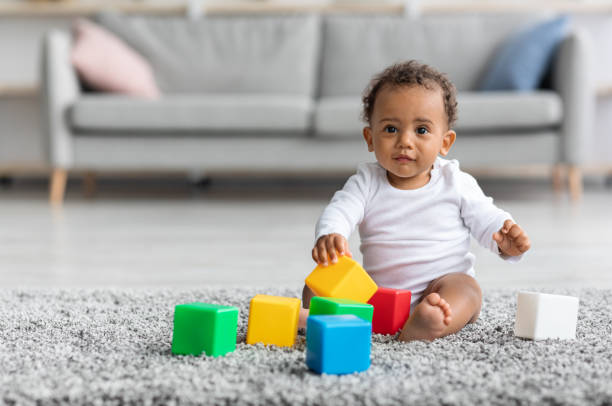
#> input picture Lab_7/Codes/baby2.jpg, 612 x 406 px
$ python Open_Closed.py
#> lines starting #> are read from the running program, lines starting #| are printed output that depends on the picture
import cv2
import numpy as np
import matplotlib.pyplot as plt

# Load the image
original_image_rgb = cv2.imread('baby2.jpg')
#> original_image_rgb is the input picture: shape (406, 612, 3); mean B, G, R 166.9, 172.3, 172.7
# Convert the image from BGR (OpenCV format) to RGB (matplotlib format)
original_image_rgb = cv2.cvtColor(original_image_rgb, cv2.COLOR_BGR2RGB)

# Define the structuring element (disk-shaped)
se = cv2.getStructuringElement(cv2.MORPH_ELLIPSE, (5, 5))

# Perform Opening and Closing on each channel
opened_image = np.zeros_like(original_image_rgb)
closed_image = np.zeros_like(original_image_rgb)
for channel in range(3):
    opened_image[:, :, channel] = cv2.morphologyEx(original_image_rgb[:, :, channel], cv2.MORPH_OPEN, se)
    closed_image[:, :, channel] = cv2.morphologyEx(original_image_rgb[:, :, channel], cv2.MORPH_CLOSE, se)
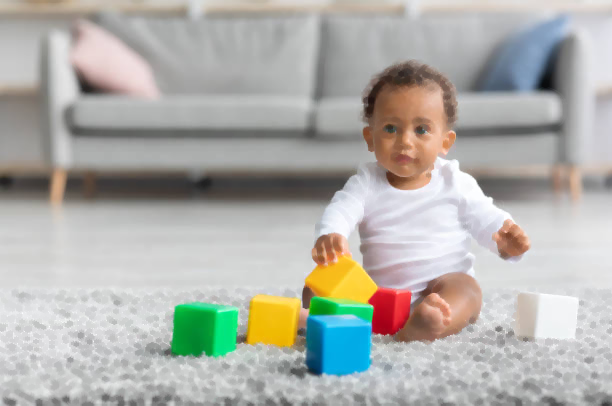
#> closed_image: shape (406, 612, 3); mean R, G, B 175.9, 175.6, 170.2
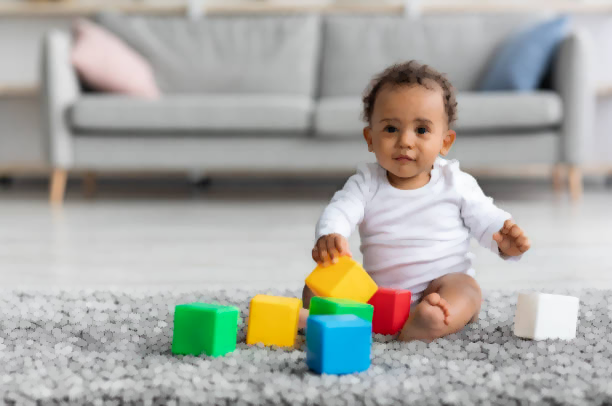
#> opened_image: shape (406, 612, 3); mean R, G, B 170, 169.7, 164.1

# Display the images
plt.figure(figsize=(15, 5))
plt.subplot(1, 3, 1)
plt.imshow(original_image_rgb)
plt.title('Original Image')
plt.subplot(1, 3, 2)
plt.imshow(opened_image)
plt.title('Opened Image')
plt.subplot(1, 3, 3)
plt.imshow(closed_image)
plt.title('Closed Image')
plt.show()
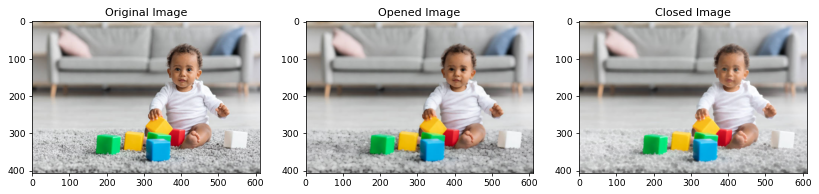
#> figure drawn by matplotlib, 3 panels

$ run again, with Lab_7/Codes/flower.jpg copied over Lab_7/Codes/baby2.jpg
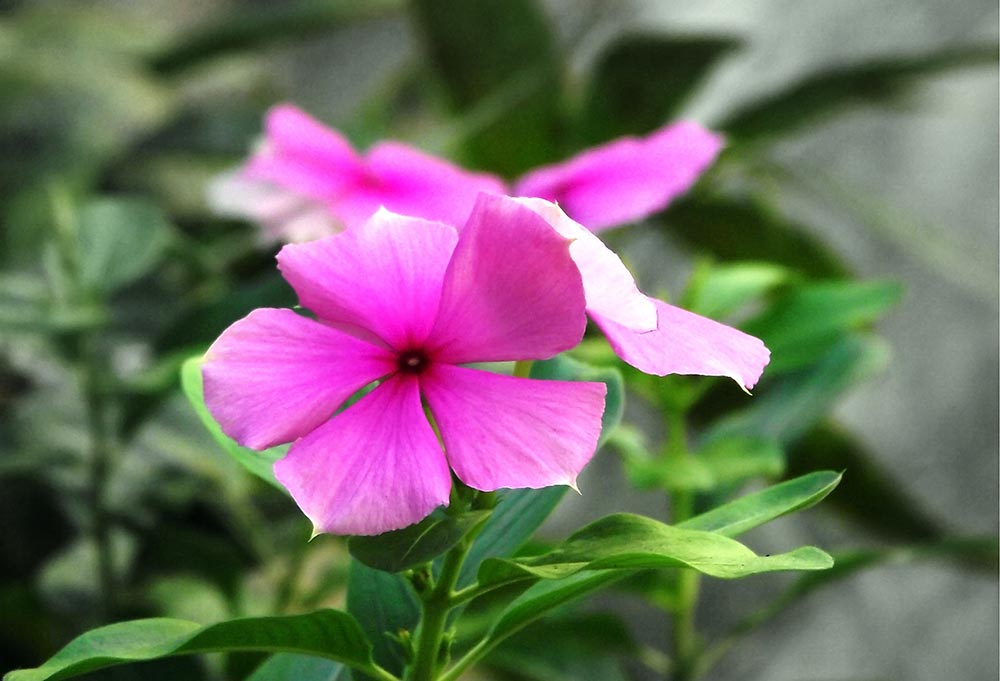
#> input picture Lab_7/Codes/flower.jpg, 1000 x 681 px
#> original_image_rgb is the input picture: shape (681, 1000, 3); mean B, G, R 101, 107, 114.3
#> `plt.show()`:
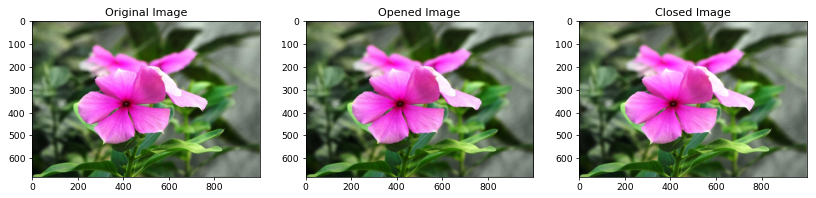
#> figure drawn by matplotlib, 3 panels
